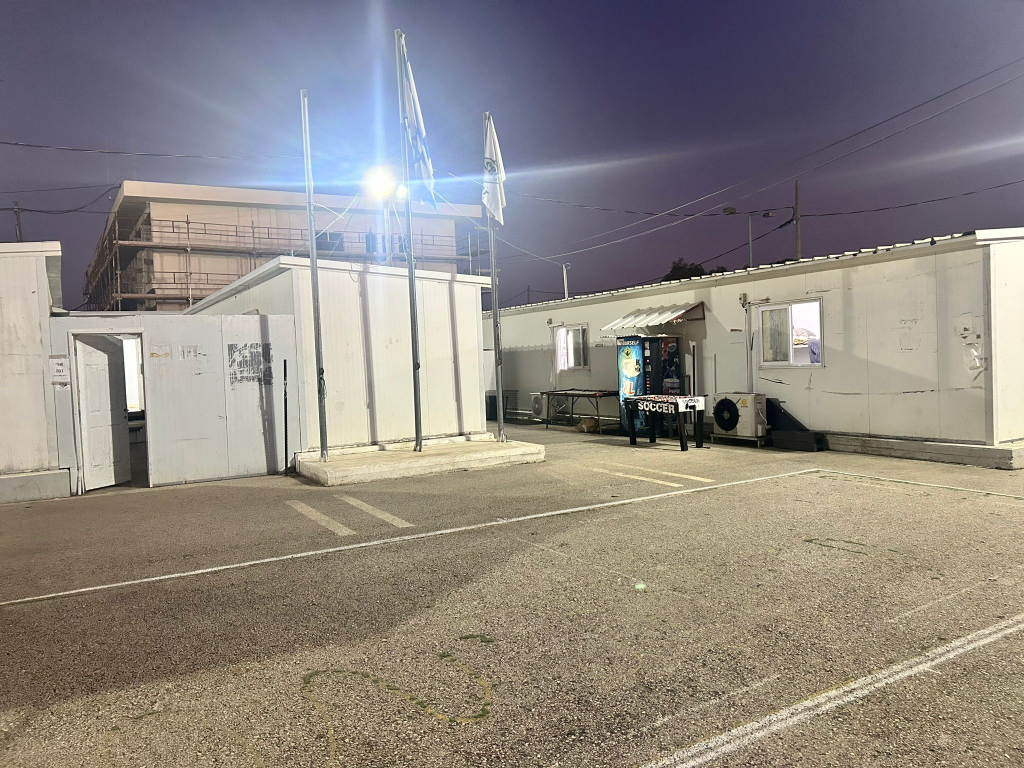
#> input picture Ex1/src_test.jpg, 2048 x 1536 px (shown at 1/2 size)
$ python main.py
#> lines starting #> are read from the running program, lines starting #| are printed output that depends on the picture
### Ex1/ex1_student_solution.py
"""Projective Homography and Panorama Solution."""
import numpy as np

from typing import Tuple
from random import sample
from collections import namedtuple


from numpy.linalg import svd
from scipy.interpolate import griddata


PadStruct = namedtuple('PadStruct',
                       ['pad_up', 'pad_down', 'pad_right', 'pad_left'])


class Solution:
    """Implement Projective Homography and Panorama Solution."""
    def __init__(self):
        pass

    # [493 lines left out: functions compute_homography_naive, compute_forward_homography_slow, compute_forward_homography_fast, test_homography, meet_the_model_points, compute_homography and 4 more, not called in this run]

### Ex1/main.py
import time
import scipy.io
import matplotlib.pyplot as plt
import matplotlib.image as mpimg
import numpy as np
from cv2 import resize, INTER_CUBIC
from matplotlib.patches import Circle

from ex1_student_solution import Solution


##########################################################
# Don't forget to fill in your IDs!!!
# students' IDs:
ID1 = '206869000'
ID2 = '209951383'
##########################################################


def tic():
    return time.time()


def toc(t):
    return float(tic()) - float(t)


# [158 lines left out: functions load_data, main, not called in this run]


def your_images_loader():
    src_img_test = mpimg.imread('src_test.jpg')
#> src_img_test is the input picture: shape (1536, 2048, 3); mean R, G, B 141.6, 135.5, 129.2
    dst_img_test = mpimg.imread('dst_test.jpg')
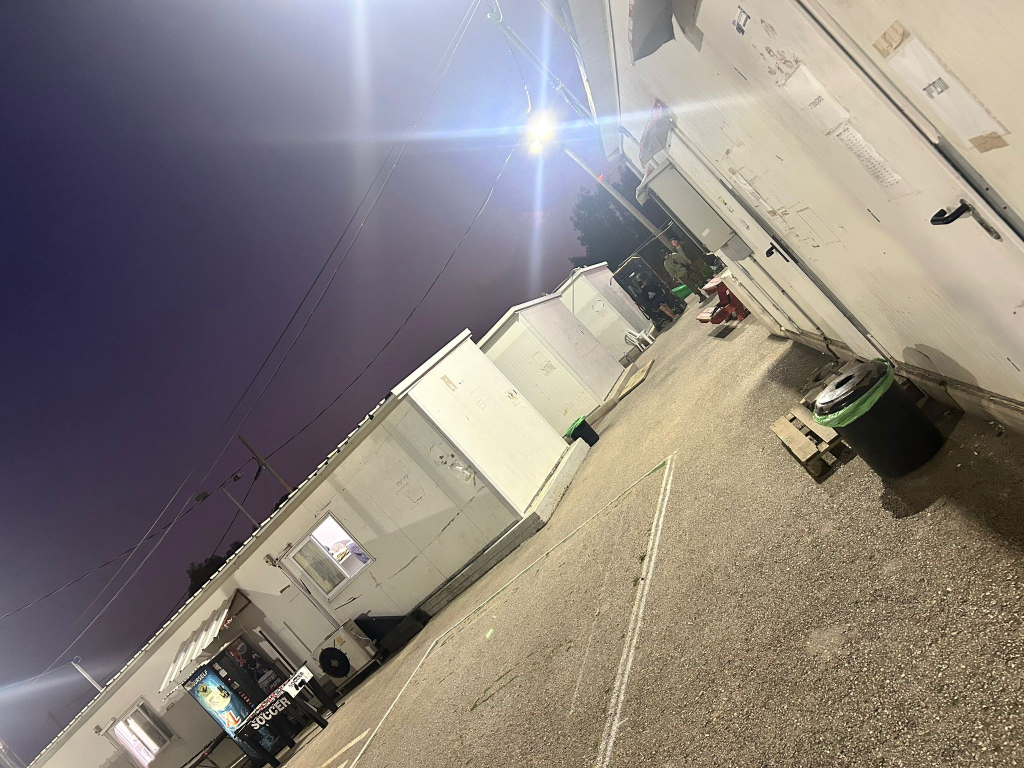
#> input picture Ex1/dst_test.jpg, 2048 x 1536 px (shown at 1/2 size)
#> dst_img_test is the input picture: shape (1536, 2048, 3); mean R, G, B 138, 130, 124.9

    DECIMATION_FACTOR = 2.0
    src_img_test = resize(src_img_test,
                          dsize=(int(src_img_test.shape[1]/DECIMATION_FACTOR),
                                 int(src_img_test.shape[0]/DECIMATION_FACTOR)),
                          interpolation=INTER_CUBIC)
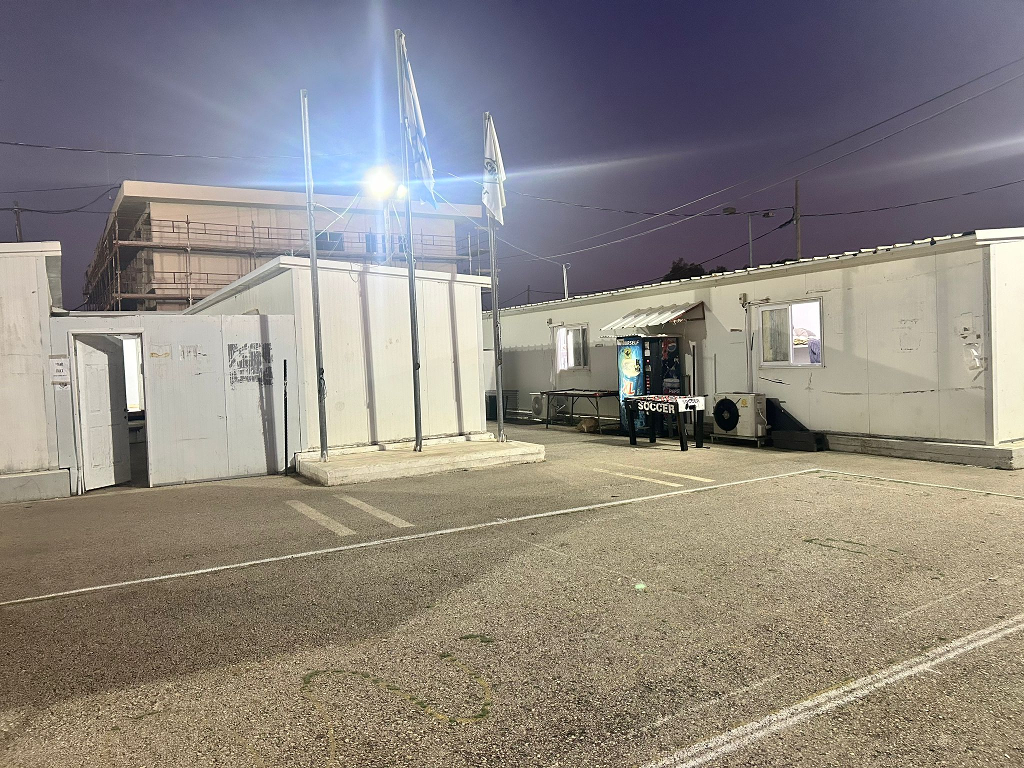
#> src_img_test: shape (768, 1024, 3); mean R, G, B 141.5, 135.5, 129.2
    dst_img_test = resize(dst_img_test,
                          dsize=(int(dst_img_test.shape[1]/DECIMATION_FACTOR),
                                 int(dst_img_test.shape[0]/DECIMATION_FACTOR)),
                          interpolation=INTER_CUBIC)
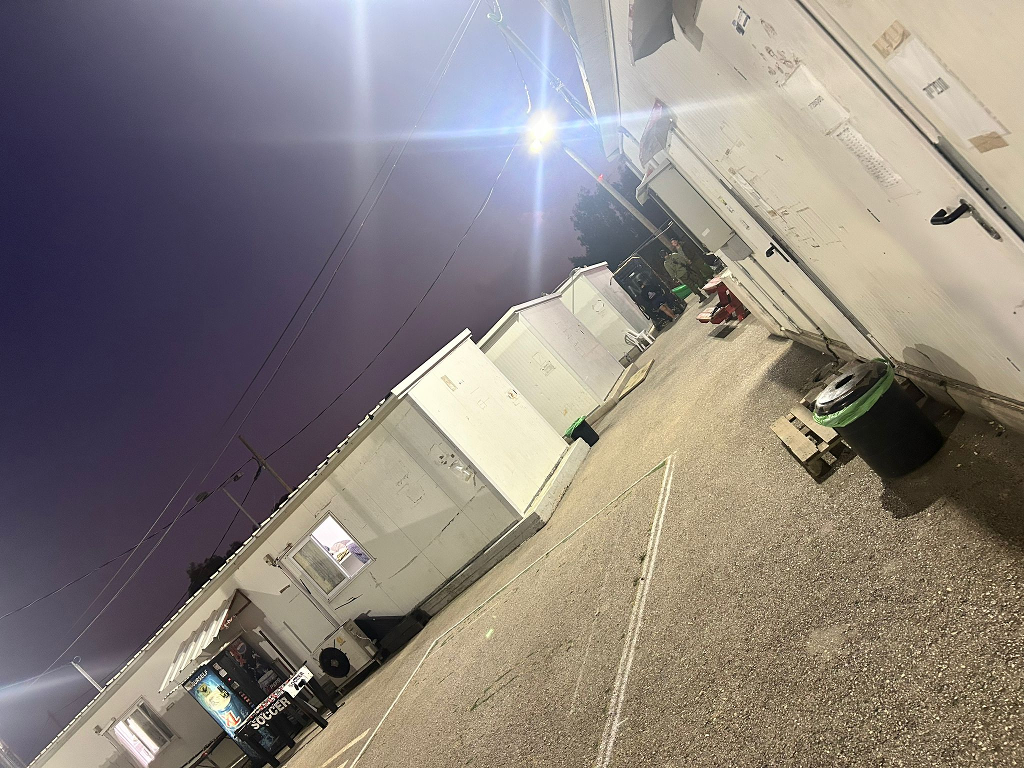
#> dst_img_test: shape (768, 1024, 3); mean R, G, B 138, 129.9, 124.9

#> (the run stopped early here; a loop or call above may not have finished)
